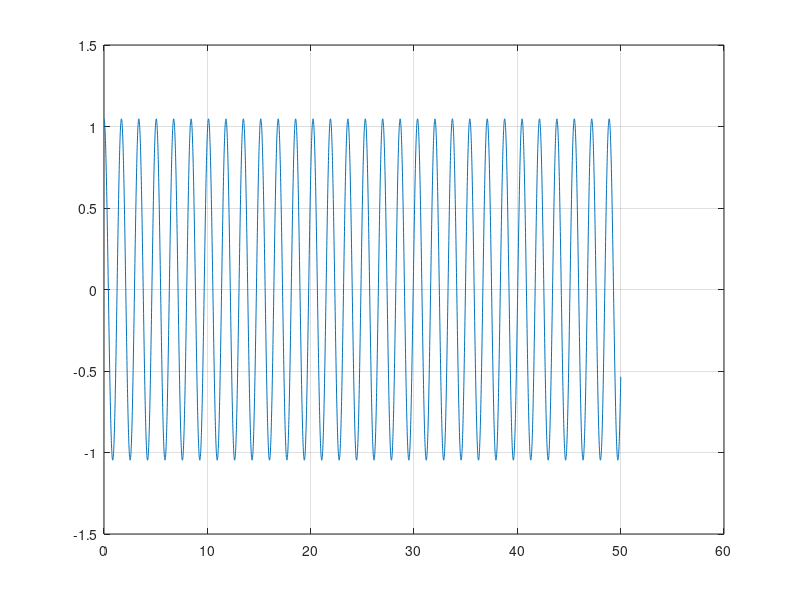

Source code (MATLAB):
function pendulum

  global G L

	PHI0 = pi/3; %rad
	G = 1.6; %m/s2
	L = 0.1; % m
	OMEGA0 = 0; % rad/s

	T1 = 50; % sqrt(8*PHI0*L/G/sin(PHI0));
	DT = 1e-2; % 1e-3*T1;

	Y = [PHI0 OMEGA0];
	T = 0;
	i = 1; % N �����
	initdraw([0 0]', Y', L, L/10);
	while T(i,1) < T1
	
		i = i + 1;
		T(i,1) = T(i-1,1) + DT;
	
		%PHI = Y(i-1,1);
		%OMEGA = Y(i-1,2);
		%Y(i,:) = Y(i-1,:) + [OMEGA, -G/L*sin(PHI)]*DT;
    k1 = F(T(i - 1, 1), Y(i -1, :));
    k2 = F(T(i - 1, 1) + DT/2, Y(i -1, :) + DT/2*k1);
    k3 = F(T(i - 1, 1) + DT/2, Y(i -1, :) + DT/2*k2);
    k4 = F(T(i - 1, 1) + DT, Y(i - 1, :) + DT*k3);
    Y(i,:) = Y(i - 1, :) + DT/6*(k1 + 2*k2 + 2*k3 + k4);
	
		if rem(i,10) == 0
			stepdraw([0 0]', Y(i,:)', L, L/10);
			pause(DT);
		end
	
	end

	plot(T,Y(:,1));
	grid on;
	pause(1);
	
end

function dYdT = F(T, Y)
  
  global G L
  
  dYdT = [Y(2), -G/L*sin(Y(1))]; 
  
end


function initdraw(H, X, L, R)
    
    global hl;    global hb
    global hv
    global hh
    
    f = X(1,1);
    v = X(2,1);
    
    close all;
    hl = line([H(1,1) H(1,1)+L*sin(f)],[H(2,1) H(2,1)-L*cos(f)],'LineWidth',2);
    %hold on;
    hb = rectangle('Position',[H(1,1)+L*sin(f)-R, H(2,1)-L*cos(f)-R, 2*R, 2*R], ...
            'Curvature', 1, 'FaceColor', 'g');
    hv = line(  [H(1,1)+(L+R)*sin(f) H(1,1)+(L+R)*sin(f)+v*cos(f)], ...
                [H(2,1)-(L+R)*cos(f) H(2,1)-(L+R)*cos(f)+v*sin(f)], ...
                'Color','m');
    hh = rectangle('Position', [H(1,1)-L/50, H(2,1)-L/50, L/25, L/25],...
        'Curvature', 1, 'FaceColor','k');
    %hold off;
    
    axis([-L L -L L]*3);
    daspect([1 1 1]);
    grid on;
    
end

function stepdraw(H, X, L, R)

    global hl
    global hb
    global hv
    global hh
    
    f = X(1,1);
    v = X(2,1);
    
    set(hl, 'XData', [H(1,1) H(1,1)+L*sin(X(1,1))], ...
            'YData', [H(2,1) H(2,1)-L*cos(X(1,1))]);
    set(hv, 'XData', [H(1,1)+(L+R)*sin(f) H(1,1)+(L+R)*sin(f)+v*cos(f)], ...
            'YData', [H(2,1)-(L+R)*cos(f) H(2,1)-(L+R)*cos(f)+v*sin(f)]);
    
    set(hb, 'Position',...
        [H(1,1)+L*sin(X(1,1))-R, H(2,1)-L*cos(X(1,1))-R, 2*R, 2*R]);
    
    set(hh, 'Position', [H(1,1)-L/50, H(2,1)-L/50, L/25, L/25]);
    
    drawnow;

end
